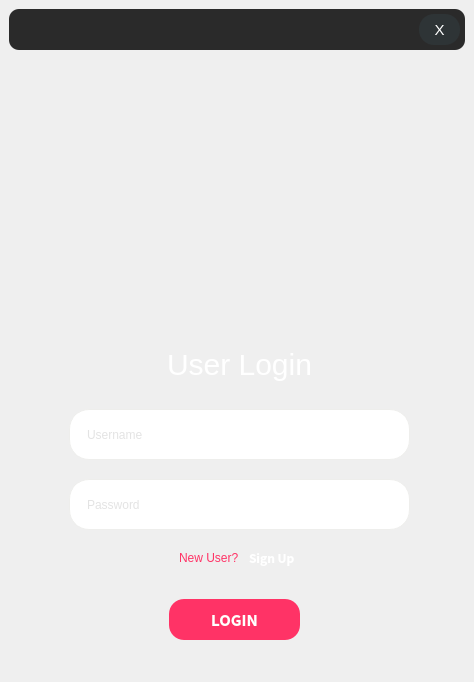
<?xml version="1.0" encoding="UTF-8"?>
<ui version="4.0">
 <class>MainWindow</class>
 <widget class="QMainWindow" name="MainWindow">
  <property name="geometry">
   <rect>
    <x>0</x>
    <y>0</y>
    <width>474</width>
    <height>682</height>
   </rect>
  </property>
  <property name="windowTitle">
   <string>MainWindow</string>
  </property>
  <property name="windowIcon">
   <iconset resource="assets/files.qrc">
    <normaloff>:/img/logo.png</normaloff>:/img/logo.png</iconset>
  </property>
  <property name="windowOpacity">
   <double>1.000000000000000</double>
  </property>
  <widget class="QWidget" name="centralwidget">
   <layout class="QHBoxLayout" name="horizontalLayout">
    <item>
     <widget class="QFrame" name="frame_Shadow">
      <property name="autoFillBackground">
       <bool>false</bool>
      </property>
      <property name="styleSheet">
       <string notr="true">QFrame{
border:0px;
 background: url(&quot;:/img/bg.jpg&quot;) no-repeat;
 border-radius: 10px;
}
</string>
      </property>
      <property name="frameShape">
       <enum>QFrame::StyledPanel</enum>
      </property>
      <property name="frameShadow">
       <enum>QFrame::Raised</enum>
      </property>
      <layout class="QVBoxLayout" name="verticalLayout">
       <property name="spacing">
        <number>0</number>
       </property>
       <property name="leftMargin">
        <number>0</number>
       </property>
       <property name="topMargin">
        <number>0</number>
       </property>
       <property name="rightMargin">
        <number>0</number>
       </property>
       <property name="bottomMargin">
        <number>0</number>
       </property>
       <item>
        <widget class="QFrame" name="frame_Object">
         <property name="styleSheet">
          <string notr="true">QFrame{
border:0px;
 background: none;
}</string>
         </property>
         <property name="frameShape">
          <enum>QFrame::StyledPanel</enum>
         </property>
         <property name="frameShadow">
          <enum>QFrame::Raised</enum>
         </property>
         <widget class="QPushButton" name="pushButton_Login">
          <property name="geometry">
           <rect>
            <x>160</x>
            <y>590</y>
            <width>131</width>
            <height>41</height>
           </rect>
          </property>
          <property name="font">
           <font>
            <family>Noto Sans CJK HK</family>
            <pointsize>-1</pointsize>
            <weight>75</weight>
            <bold>true</bold>
           </font>
          </property>
          <property name="cursor">
           <cursorShape>PointingHandCursor</cursorShape>
          </property>
          <property name="styleSheet">
           <string notr="true">QPushButton{
	border-radius: 15px;
	background-color: rgb(255, 51, 102);
	color:#fff;
	font-size:15px;
}

QPushButton:hover {
    background-color: rgb(255, 50, 121);
	border-radius: 15px;
	border:1px solid rgb(255, 51, 102);
}

</string>
          </property>
          <property name="text">
           <string>LOGIN</string>
          </property>
         </widget>
         <widget class="QLabel" name="lbl_NewUser">
          <property name="geometry">
           <rect>
            <x>170</x>
            <y>540</y>
            <width>71</width>
            <height>17</height>
           </rect>
          </property>
          <property name="cursor">
           <cursorShape>PointingHandCursor</cursorShape>
          </property>
          <property name="styleSheet">
           <string notr="true">QLabel{

color: rgb(255, 51, 102);


}

QLabel:hover {
    color: rgb(255, 50, 121);
}</string>
          </property>
          <property name="text">
           <string>New User?</string>
          </property>
         </widget>
         <widget class="QLabel" name="lbl_SignUp">
          <property name="geometry">
           <rect>
            <x>240</x>
            <y>540</y>
            <width>54</width>
            <height>17</height>
           </rect>
          </property>
          <property name="font">
           <font>
            <family>Noto Sans CJK HK</family>
            <weight>75</weight>
            <bold>true</bold>
           </font>
          </property>
          <property name="styleSheet">
           <string notr="true">QLabel{

color:#fff;
}</string>
          </property>
          <property name="text">
           <string>Sign Up</string>
          </property>
         </widget>
         <widget class="QLabel" name="lbl_UserLogin">
          <property name="geometry">
           <rect>
            <x>110</x>
            <y>330</y>
            <width>241</width>
            <height>51</height>
           </rect>
          </property>
          <property name="styleSheet">
           <string notr="true">QLabel{

color:#fff;
font-size:30px;
}</string>
          </property>
          <property name="text">
           <string>User Login</string>
          </property>
          <property name="alignment">
           <set>Qt::AlignCenter</set>
          </property>
         </widget>
         <widget class="QLineEdit" name="lineEdit_Login">
          <property name="geometry">
           <rect>
            <x>60</x>
            <y>400</y>
            <width>341</width>
            <height>51</height>
           </rect>
          </property>
          <property name="styleSheet">
           <string notr="true">QLineEdit {
    border: 1px solid rgb(238, 238, 236);
    border-radius: 20px;
    padding: 15px;
    background-color: #fff;
    color: rgb(200, 200, 200);
}
QLineEdit:hover {
    border: 1px solid rgb(186, 189, 182);
}
QLineEdit:focus {
    border: 1px solid   rgb(114, 159, 207);
    color: rgb(100, 100, 100);
}</string>
          </property>
          <property name="text">
           <string/>
          </property>
          <property name="placeholderText">
           <string>Username</string>
          </property>
         </widget>
         <widget class="QLineEdit" name="lineEdit_Password">
          <property name="geometry">
           <rect>
            <x>60</x>
            <y>470</y>
            <width>341</width>
            <height>51</height>
           </rect>
          </property>
          <property name="styleSheet">
           <string notr="true">QLineEdit {
    border: 1px solid rgb(238, 238, 236);
    border-radius: 20px;
    padding: 15px;
    background-color: #fff;
    color: rgb(200, 200, 200);
}
QLineEdit:hover {
    border: 1px solid rgb(186, 189, 182);
}
QLineEdit:focus {
    border: 1px solid   rgb(114, 159, 207);
    color: rgb(100, 100, 100);
}</string>
          </property>
          <property name="text">
           <string/>
          </property>
          <property name="placeholderText">
           <string>Password</string>
          </property>
         </widget>
         <widget class="QFrame" name="frame_Logo">
          <property name="geometry">
           <rect>
            <x>120</x>
            <y>70</y>
            <width>241</width>
            <height>211</height>
           </rect>
          </property>
          <property name="styleSheet">
           <string notr="true">QFrame{
border:0px;
 background: url(&quot;:/img/logo.png&quot;);
  background-repeat: no-repeat;
 border-radius: 10px;
}
</string>
          </property>
          <property name="frameShape">
           <enum>QFrame::StyledPanel</enum>
          </property>
          <property name="frameShadow">
           <enum>QFrame::Raised</enum>
          </property>
         </widget>
         <widget class="QFrame" name="frame_TopBar">
          <property name="geometry">
           <rect>
            <x>0</x>
            <y>0</y>
            <width>456</width>
            <height>41</height>
           </rect>
          </property>
          <property name="minimumSize">
           <size>
            <width>456</width>
            <height>41</height>
           </size>
          </property>
          <property name="maximumSize">
           <size>
            <width>456</width>
            <height>41</height>
           </size>
          </property>
          <property name="layoutDirection">
           <enum>Qt::RightToLeft</enum>
          </property>
          <property name="styleSheet">
           <string notr="true">QFrame{
background-color:rgb(42, 42, 42);
}</string>
          </property>
          <property name="frameShape">
           <enum>QFrame::StyledPanel</enum>
          </property>
          <property name="frameShadow">
           <enum>QFrame::Raised</enum>
          </property>
          <widget class="QPushButton" name="pushButton_Exit">
           <property name="geometry">
            <rect>
             <x>410</x>
             <y>5</y>
             <width>41</width>
             <height>31</height>
            </rect>
           </property>
           <property name="minimumSize">
            <size>
             <width>41</width>
             <height>0</height>
            </size>
           </property>
           <property name="maximumSize">
            <size>
             <width>50</width>
             <height>50</height>
            </size>
           </property>
           <property name="cursor">
            <cursorShape>PointingHandCursor</cursorShape>
           </property>
           <property name="layoutDirection">
            <enum>Qt::RightToLeft</enum>
           </property>
           <property name="styleSheet">
            <string notr="true">QPushButton{
	border-radius: 15px;
	background-color: rgb(46, 52, 54);
	color:#fff;
	font-size:15px;
	text-align:center;

}
QPushButton:hover {
    background-color: rgb(255, 50, 121);
}

</string>
           </property>
           <property name="text">
            <string notr="true">X</string>
           </property>
          </widget>
         </widget>
        </widget>
       </item>
      </layout>
     </widget>
    </item>
   </layout>
  </widget>
 </widget>
 <resources>
  <include location="assets/files.qrc"/>
 </resources>
 <connections/>
</ui>
